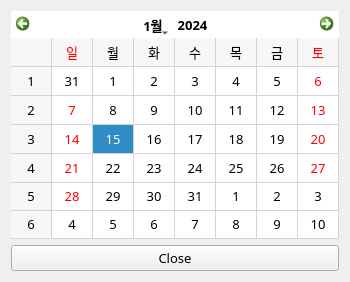
<?xml version="1.0" encoding="UTF-8"?>
<ui version="4.0">
 <class>Form</class>
 <widget class="QWidget" name="Form">
  <property name="windowModality">
   <enum>Qt::WindowModal</enum>
  </property>
  <property name="geometry">
   <rect>
    <x>0</x>
    <y>0</y>
    <width>298</width>
    <height>282</height>
   </rect>
  </property>
  <property name="font">
   <font>
    <family>KoPubWorld돋움체 Medium</family>
    <pointsize>10</pointsize>
    <weight>50</weight>
    <italic>false</italic>
    <bold>false</bold>
   </font>
  </property>
  <property name="cursor">
   <cursorShape>ArrowCursor</cursorShape>
  </property>
  <property name="windowTitle">
   <string>File delete</string>
  </property>
  <property name="whatsThis">
   <string>This is this.</string>
  </property>
  <property name="styleSheet">
   <string notr="true"/>
  </property>
  <layout class="QVBoxLayout" name="verticalLayout">
   <item>
    <layout class="QVBoxLayout" name="verticalLayout_2">
     <item>
      <widget class="QCalendarWidget" name="calendarWidget">
       <property name="sizePolicy">
        <sizepolicy hsizetype="Minimum" vsizetype="Minimum">
         <horstretch>0</horstretch>
         <verstretch>0</verstretch>
        </sizepolicy>
       </property>
       <property name="font">
        <font>
         <family>Noto Sans</family>
        </font>
       </property>
       <property name="whatsThis">
        <string>Select a date and erase the data before that date</string>
       </property>
       <property name="styleSheet">
        <string notr="true">background-color: rgb(255, 255, 255);
color: rgb(0, 0, 0);</string>
       </property>
       <property name="locale">
        <locale language="Korean" country="SouthKorea"/>
       </property>
       <property name="firstDayOfWeek">
        <enum>Qt::Sunday</enum>
       </property>
       <property name="gridVisible">
        <bool>true</bool>
       </property>
      </widget>
     </item>
     <item>
      <widget class="QPushButton" name="exit_pushButton">
       <property name="sizePolicy">
        <sizepolicy hsizetype="Minimum" vsizetype="Minimum">
         <horstretch>0</horstretch>
         <verstretch>0</verstretch>
        </sizepolicy>
       </property>
       <property name="font">
        <font>
         <family>Noto Sans</family>
         <pointsize>10</pointsize>
         <weight>50</weight>
         <italic>false</italic>
         <bold>false</bold>
        </font>
       </property>
       <property name="cursor">
        <cursorShape>PointingHandCursor</cursorShape>
       </property>
       <property name="whatsThis">
        <string>Exit this window</string>
       </property>
       <property name="styleSheet">
        <string notr="true"/>
       </property>
       <property name="text">
        <string>Close</string>
       </property>
       <property name="shortcut">
        <string>Ctrl+W</string>
       </property>
      </widget>
     </item>
    </layout>
   </item>
  </layout>
 </widget>
 <resources/>
 <connections/>
</ui>
